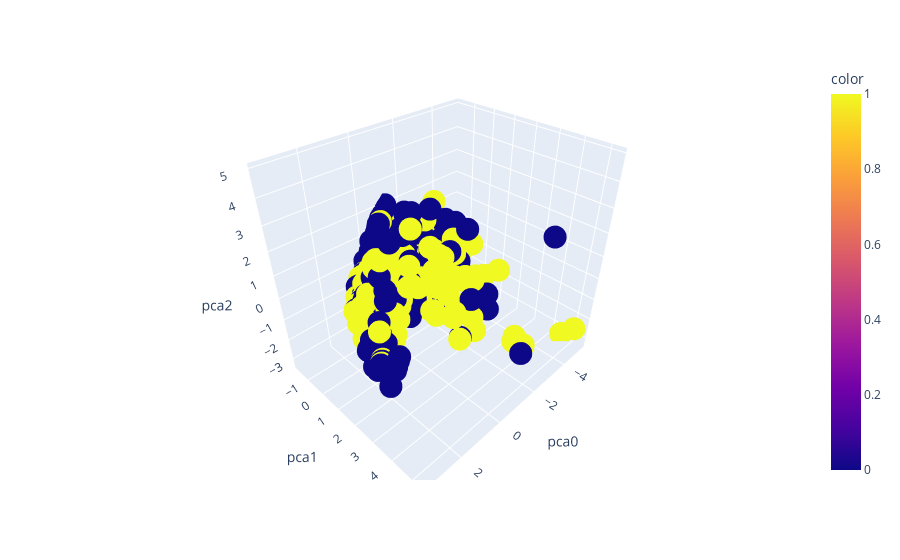

The cell this chart's notebook holds for it:
### Code cell
# plot the first 3 columns in plotly
import plotly.express as px

fig = px.scatter_3d(X_pca, x='pca0', y='pca1', z='pca2', color=raw.loc[X_pca.index]['Survived'])
fig.show()

### Figure 1 — Plotly figure (JSON) as saved in the notebook; plotly's stock layout.template omitted (floating-point values rounded to 4 significant figures; data arrays with more than 128 entries replaced by an {"elided": "..."} marker saying what was removed)
{"data": [{"hovertemplate": "pca0=%{x}<br>pca1=%{y}<br>pca2=%{z}<br>color=%{marker.color}<extra></extra>", "legendgroup": "", "marker": {"color": {"elided": "714 int values"}, "coloraxis": "coloraxis", "symbol": "circle"}, "mode": "markers", "name": "", "scene": "scene", "showlegend": false, "type": "scatter3d", "x": {"elided": "714 float values"}, "y": {"elided": "714 float values"}, "z": {"elided": "714 float values"}}], "layout": {"coloraxis": {"colorbar": {"title": {"text": "color"}}, "colorscale": [[0, "#0d0887"], [0.1111, "#46039f"], [0.2222, "#7201a8"], [0.3333, "#9c179e"], [0.4444, "#bd3786"], [0.5556, "#d8576b"], [0.6667, "#ed7953"], [0.7778, "#fb9f3a"], [0.8889, "#fdca26"], [1, "#f0f921"]]}, "legend": {"tracegroupgap": 0}, "margin": {"t": 60}, "scene": {"domain": {"x": [0, 1], "y": [0, 1]}, "xaxis": {"title": {"text": "pca0"}}, "yaxis": {"title": {"text": "pca1"}}, "zaxis": {"title": {"text": "pca2"}}}}}
